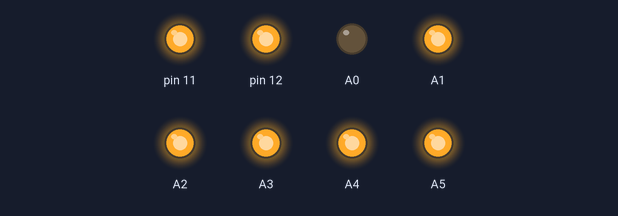
Simulated run of this sketch. Board: Arduino Uno, built with avr-gcc and run on an emulated ATmega328P. Shown: output pins drawn as LEDs (lit = HIGH).

Above: at 0.5 s.
At 1.5 s:
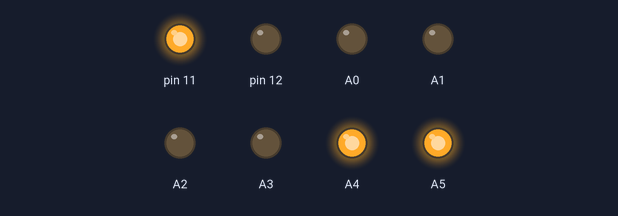
At 2.5 s:
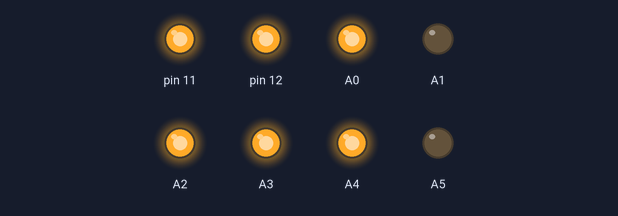
At 4.5 s:
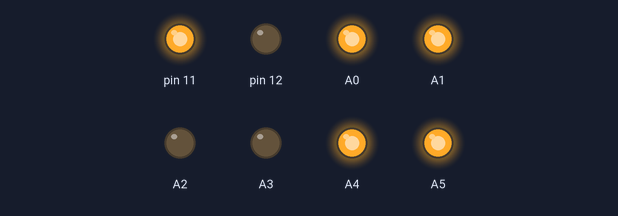
At 6.5 s:
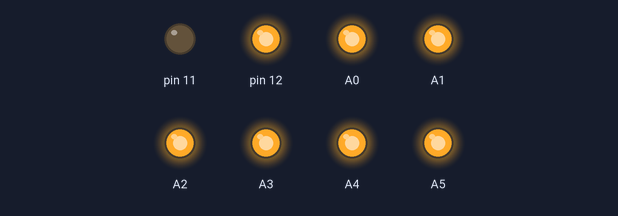
At 9.5 s:
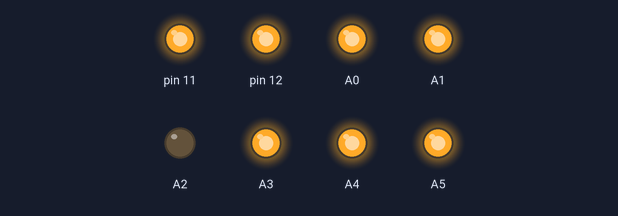
Timing chart, 0 to 11.5 s (numbered marks = the images above):
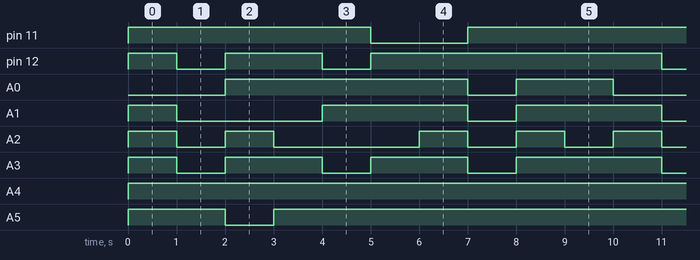

Measured:
- by itself, pin 11: repeats every 10.0 s: LOW 2.0 s, HIGH 8.0 s
- by itself, pin 12: repeats every 10.0 s: LOW 1.0 s, HIGH 2.0 s, LOW 1.0 s, HIGH 6.0 s
- by itself, A0: repeats every 10.0 s: LOW 1.0 s, HIGH 2.0 s, LOW 2.0 s, HIGH 5.0 s
- by itself, A1: repeats every 10.0 s: LOW 3.0 s, HIGH 3.0 s, LOW 1.0 s, HIGH 3.0 s
- by itself, A2: repeats every 10.0 s: LOW 1.0 s, HIGH 1.0 s, LOW 3.0 s, 2 × (HIGH 1.0 s, LOW 1.0 s), HIGH 1.0 s
- by itself, A3: repeats every 10.0 s: 2 × (LOW 1.0 s, HIGH 2.0 s), LOW 1.0 s, HIGH 3.0 s
- by itself, A4: LOW → HIGH at 0.00 s
- by itself, A5: repeats every 10.0 s: LOW 1.0 s, HIGH 9.0 s

The sketch:

7_Segment_2.ino
```cpp
const int segmentPins[10][8] = {
                                {1, 1, 1, 1, 1, 1, 1, 0},
                                {0, 1, 1, 1, 0, 0, 0, 0},
                                {1, 1, 0, 1, 1, 1, 0, 1},
                                {1, 1, 1, 1, 1, 0, 0, 1},
                                {0, 1, 1, 1, 0, 0, 1, 1},
                                {1, 0, 1, 1, 1, 0, 1, 1},
                                {1, 0, 1, 1, 1, 1, 1, 1},
                                {1, 1, 1, 1, 0, 0, 0, 0},
                                {1, 1, 1, 1, 1, 1, 1, 1},
                                {1, 1, 1, 1, 1, 0, 1, 1},
                              };

void setup() {
  pinMode(A0, OUTPUT);
  pinMode(A1, OUTPUT);
  pinMode(A2, OUTPUT);
  pinMode(A3, OUTPUT);
  pinMode(A4, OUTPUT);
  pinMode(A5, OUTPUT);
  pinMode(11, OUTPUT);
  pinMode(12, OUTPUT);
}

int t = 0;
void loop() {
  digitalWrite(12, segmentPins[t][0]);
  digitalWrite(11, segmentPins[t][1]);
  digitalWrite(A5, segmentPins[t][2]);
  digitalWrite(A4, segmentPins[t][3]);
  digitalWrite(A3, segmentPins[t][4]);
  digitalWrite(A2, segmentPins[t][5]);
  digitalWrite(A1, segmentPins[t][6]);
  digitalWrite(A0, segmentPins[t][7]);
  delay(1000);
  t = (t + 1) % 10;
}
```
